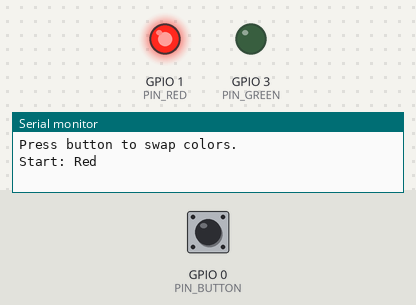
Bench run of a program on a simulated ESP32-C3. Shown: output pins drawn as LEDs (lit = HIGH), the last lines printed to the serial monitor. The test bench sets the inputs (shaded band); at power-on: GPIO 0 (PIN_BUTTON) HIGH.

Above: at 2.7 s.
2.8 s: GPIO 0 (PIN_BUTTON) pulled LOW for 0.15 s
At 2.95 s:
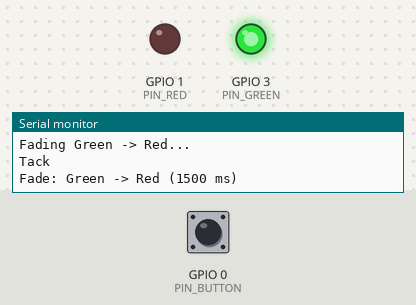
5.8 s: GPIO 0 (PIN_BUTTON) pulled LOW for 1 s
At 6.56 s:
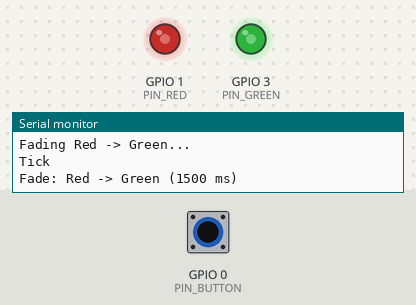
Timing chart, 0 to 8.8 s (numbered marks = the images above; inputs shaded):
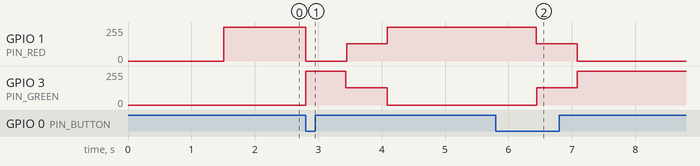

The program:

main.cpp
```cpp
 /*
 * Hardware:
 *   - ESP32-C3 Super Mini
 *   - Common Cathode RGB LED on GPIO1 (R), GPIO3 (G), GPIO10 (B)
 *   - 220 ohm resistor on each color channel
 *   - Button on GPIO0 (active LOW, internal pull-up)
 *
 *  * Two channels: Red and Green
 * Button press starts a slow crossfade between them
 *
 * API: ESP32 Arduino Core 2.x (ledcSetup / ledcAttachPin)
 *
 *
 * Wiring:
 *   GPIO3 -> -> Red
 *   GPIO4 -> 220R -> Green
 *   GPIO5 -> 220R -> Blue
 *   Common anode -> 220R -> GND
 *   Button: GPIO9 -> button -> GND
 */

#include <Arduino.h>
#include <stdint.h>


// ============================================================
// Pin Definitions
// ============================================================
#define PIN_RED     1
#define PIN_GREEN   3
#define PIN_BLUE    10
#define PIN_BUTTON  0

// --- LEDC Channels (old API uses channels, not pins!) ---
#define CH_RED      0
#define CH_GREEN    1

// ============================================================
// PWM Configuration
// ============================================================
#define PWM_FREQ    5000    // 5 kHz
#define PWM_RES     8       // 8-bit: 0..255

// ============================================================
// Debounce
// ============================================================
#define DEBOUNCE_MS 250

// ============================================================
// Color Enum - clean, readable state management
// ============================================================
typedef enum {
    COLOR_RED,
    COLOR_GREEN,
    COLOR_BLUE,
    COLOR_YELLOW,
    COLOR_CYAN,
    COLOR_MAGENTA,
    COLOR_WHITE,
    COLOR_ORANGE,
    COLOR_COUNT         // Always last! Used for modulo wrap-around
} color_t;

// Color Data Structure - maps enum to RGB values
// ============================================================
typedef struct {
    uint8_t     r;
    uint8_t     g;
    uint8_t     b;
    const char* name;   // For serial output
} rgb_color_t;

// Color lookup table - indexed by color_t enum
// This pattern (enum + struct array) is very common in embedded!
static const rgb_color_t COLOR_TABLE[COLOR_COUNT] = {
    [COLOR_RED]     = { .r = 255, .g =   0, .b =   0, .name = "Red"     },
    [COLOR_GREEN]   = { .r =   0, .g = 255, .b =   0, .name = "Green"   },
    [COLOR_BLUE]    = { .r =   0, .g =   0, .b = 255, .name = "Blue"    },
    [COLOR_YELLOW]  = { .r = 255, .g = 255, .b =   0, .name = "Yellow"  },
    [COLOR_CYAN]    = { .r =   0, .g = 255, .b = 255, .name = "Cyan"    },
    [COLOR_MAGENTA] = { .r = 255, .g =   0, .b = 255, .name = "Magenta" },
    [COLOR_WHITE]   = { .r = 255, .g = 255, .b = 255, .name = "White"   },
    [COLOR_ORANGE]  = { .r = 255, .g = 128, .b =   0, .name = "Orange"  },
};


// ============================================================
// ISR Shared Variables
// ============================================================
volatile bool     btnPressed   = false;
volatile uint32_t lastPressMs  = 0;

// ============================================================
// State
// ============================================================
color_t currentColor = COLOR_RED;
bool goingToGreen = true;

// ============================================================
// ISR - Button press handler
// ============================================================
void IRAM_ATTR onButtonPress() {
    uint32_t now = millis();
    if (now - lastPressMs > DEBOUNCE_MS) {
        lastPressMs = now;
        btnPressed  = true;
        goingToGreen = !goingToGreen;
    }
}

// ============================================================
// Set RG output (writes to channels)
// ============================================================
void setRG(uint8_t r, uint8_t g) {
    ledcWrite(CH_RED,   r);
    ledcWrite(CH_GREEN, g);
}

// ============================================================
// colorSwap - smooth crossfade between two colors
//
//   colorA:   starting color
//   colorB:   target color
//   swapTime: total transition time in milliseconds
// ============================================================
void colorSwap(const rgb_color_t* colorA,
               const rgb_color_t* colorB,
               uint32_t swapTime) {

    const uint16_t steps = 256;
    uint32_t stepDelay   = swapTime / steps;

    Serial.printf("Fade: %s -> %s (%lu ms)\n",
                   colorA->name, colorB->name, swapTime);

    for (uint16_t i = 0; i <= steps; i++) {
        // Linear interpolation: A*(1-t) + B*t
        // where t = i / steps
        uint8_t r = colorA->r + (int16_t)(colorB->r - colorA->r) * i / steps;
        uint8_t g = colorA->g + (int16_t)(colorB->g - colorA->g) * i / steps;

        setRG(r, g);
        delay(stepDelay);
    }
}


// ============================================================
// Setup
// ============================================================
#define SERIAL_SPEED 115200
#define STARTUP_DELAY 1500

void setup() {
    Serial.begin(SERIAL_SPEED);
    delay(STARTUP_DELAY);
    Serial.println(" ================================================= ");
    Serial.println("|  R-G PWM cross fade controller -  Lesson 5 Demo  |");
    Serial.println(" ================================================= ");
    Serial.println("Press button to swap colors.\n");

    // Old API: step 1 - configure channel
    ledcSetup(CH_RED,   PWM_FREQ, PWM_RES);
    ledcSetup(CH_GREEN, PWM_FREQ, PWM_RES);

    // Old API: step 2 - attach pin to channel
    ledcAttachPin(PIN_RED,   CH_RED);
    ledcAttachPin(PIN_GREEN, CH_GREEN);

    // Configure button with internal pull-up
    pinMode(PIN_BUTTON, INPUT_PULLUP);

    // Attach interrupt - FALLING edge (button press = HIGH -> LOW)
    attachInterrupt(digitalPinToInterrupt(PIN_BUTTON), onButtonPress, FALLING);

    // Set initial color
    const rgb_color_t* c = &COLOR_TABLE[currentColor];
    setRG(c->r, c->g);
    Serial.printf("Start: %s\n\n", c->name);

}

// ============================================================
// Main Loop
// ============================================================
//   2 const color for this example
//      red =  &COLOR_TABLE[COLOR_RED]
//      and
//      green = &COLOR_TABLE[COLOR_GREEN]
//

const rgb_color_t* red = &COLOR_TABLE[COLOR_RED];
const rgb_color_t* gren = &COLOR_TABLE[COLOR_GREEN];
const uint16_t swap_time = 1500; //1500ms - 1,5 sec
void loop() {
    if (btnPressed) {
        btnPressed = false;
        Serial.printf("Fading %s...\n", goingToGreen ? "Red -> Green" : "Green -> Red");
        if (goingToGreen) {
            Serial.println("Tick");
            colorSwap(red, gren, swap_time);
        } else {
            Serial.println("Tack");
            colorSwap(gren, red, swap_time);
        }
    }
}
```

Measured:
- after the input at 2.8 s, GPIO 1 (PIN_RED): 255/255 → 0/255 at once, → 128/255 0.65 s later, → 255/255 0.64 s later; GPIO 3 (PIN_GREEN): 0/255 → 255/255 at once, → 128/255 0.64 s later, → 0/255 0.65 s later
- after the input at 5.8 s, GPIO 1 (PIN_RED): 255/255 → 128/255 after 0.64 s, → 0/255 0.65 s later; GPIO 3 (PIN_GREEN): 0/255 → 128/255 after 0.65 s, → 255/255 0.64 s later
